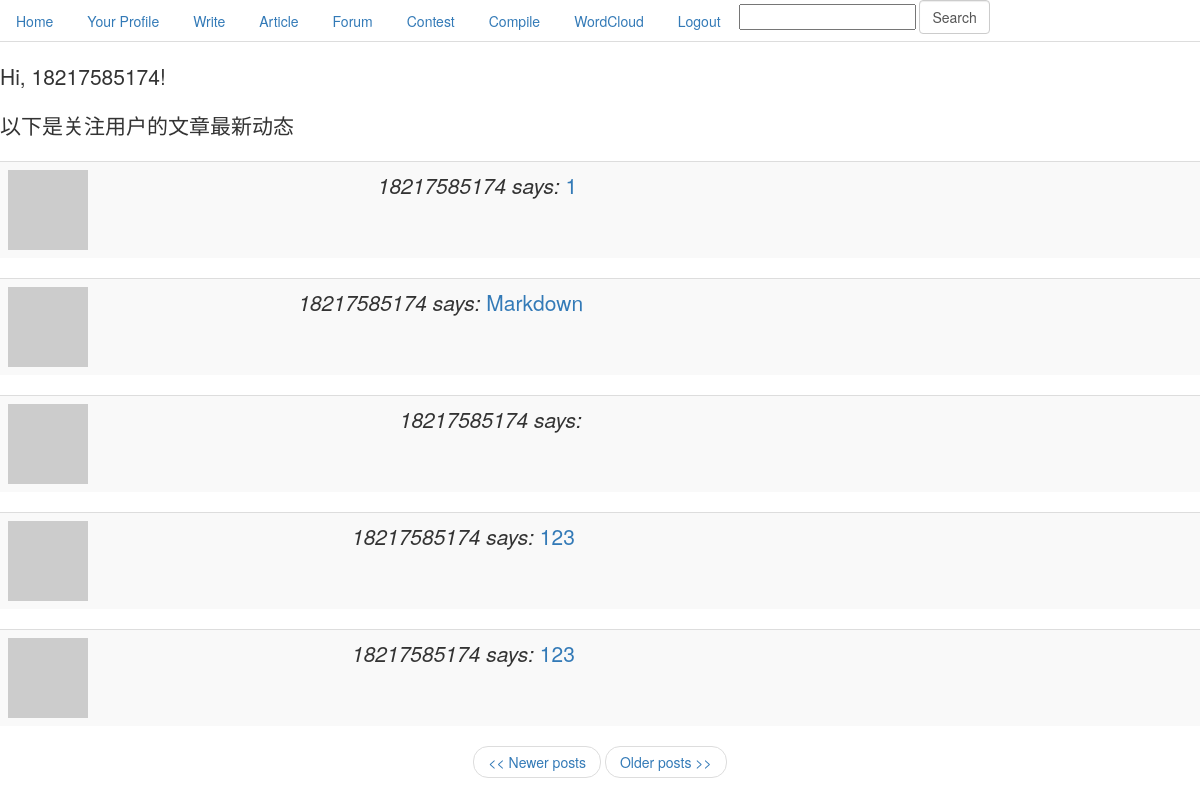
The page /index (signed in) on the database its author committed.
### app/models.py (models this page shows, shortened)
class User(db.Model):
    id = db.Column(db.Integer, primary_key=True)
    nickname = db.Column(db.String(64), index=True, unique=True)
    email = db.Column(db.String(120), index=True, unique=True)
    password = db.Column(db.String(120), index=True)
    posts = db.relationship('Post', backref='author', lazy='dynamic')
    cards = db.relationship('Card', backref='participant')
    about_me = db.Column(db.String(140))
    last_seen = db.Column(db.DateTime)
    followed = db.relationship('User',
                               secondary=followers,
                               primaryjoin=(followers.c.follower_id == id),
                               secondaryjoin=(followers.c.followed_id == id),
                               backref=db.backref('followers', lazy='dynamic'),
                               lazy='dynamic')
    def followed_posts(self):
        return Post.query.join(followers, (followers.c.followed_id == Post.user_id)).filter(
            followers.c.follower_id == self.id).order_by(Post.timestamp.desc())
    is_authenticated = True
    is_active = True
    is_anonymous = False
    def avatar(self, size):
        return 'http://www.gravatar.com/avatar/' + md5(self.email.encode('utf8')).hexdigest() + '?d=mm&s=' + str(size)

class Post(db.Model):
    __searchable__ = ['body', 'title']
    id = db.Column(db.Integer, primary_key=True)
    title = db.Column(db.String(100))
    body = db.Column(db.String(140))
    timestamp = db.Column(db.DateTime)
    user_id = db.Column(db.Integer, db.ForeignKey('user.id'))

### app/views.py (the view)
@app.route('/', methods=['GET', 'POST'])
@app.route('/index', methods=['GET', 'POST'])
@app.route('/index/<int:page>', methods=['GET', 'POST'])
@login_required
def index(page=1):
    posts = g.user.followed_posts().paginate(page, POSTS_PER_PAGE, False)
    return render_template('index.html',
        title='Home',
        posts=posts)

### app/forms.py
class SearchForm(Form):
    search = StringField('search', validators=[DataRequired()])

### app/views.py (called while the page is built)
@app.before_request
def before_request():
    g.user = current_user
    g.search_form = SearchForm()
    if g.user.is_authenticated:
        g.user.last_seen = datetime.utcnow()
        db.session.add(g.user)
        db.session.commit()

@lm.user_loader
def load_user(id):
    return User.query.get(int(id))

### app/templates/index.html
{% extends "base.html" %}
{% block content %}
<h1 class="lead">Hi, {{g.user.nickname}}!</h1>
<p class="lead">以下是关注用户的文章最新动态</p>
{% for post in posts.items %}
    {% include 'post.html' %}
{% endfor %}
<nav>
    <ul class="pager">
{% if posts.has_prev %}<li><a href="{{ url_for('index', page = posts.prev_num) }}"><< Newer posts</a></li>{% else %}<li><a href="#"><< Newer posts</a></li>{% endif %}
{% if posts.has_next %}<li><a href="{{ url_for('index', page = posts.next_num) }}">Older posts >></a></li>{% else %}<li><a href="#">Older posts >></a></li>{% endif %}
    </ul>
</nav>
{% endblock %}

### app/templates/post.html
<table class="table table-striped table-hover">
    <tr class="lead">
        <td><a href="{{ url_for('user', nickname = post.author.nickname) }}"><img src="{{post.author.avatar(50)}}"></a></td>
        <td><i>{{post.author.nickname}} says:</i>
        <a href="{{ url_for('article', pk = post.id) }}">{{post.title}}</a></td>
    </tr>
</table>

### rows shown on the page
User: user.nickname "18217585174"
Post: author.nickname "18217585174", title "1"
Post: author.nickname "18217585174", title "Markdown"
Post: author.nickname "18217585174"
Post: author.nickname "18217585174", title "123"
Post: author.nickname "18217585174", title "123"
